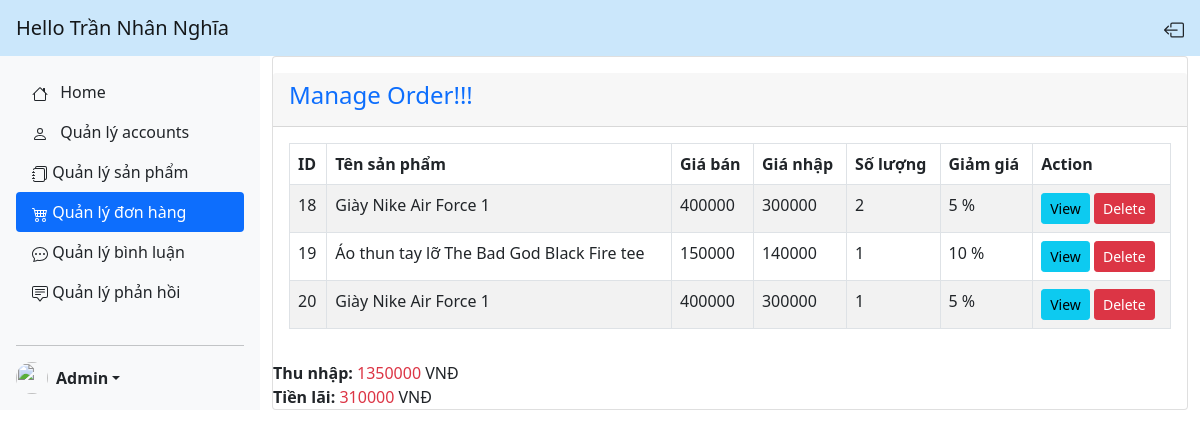
The page /admin/order.php (signed in) on the database its author committed.
### tables this page shows
CREATE TABLE `orders` (
  `order_id` int(11) NOT NULL,
  `pro_id` int(11) NOT NULL,
  `user_id` int(11) NOT NULL,
  `pro_name` varchar(255) NOT NULL,
  `pro_price` int(11) NOT NULL,
  `pro_quantify` int(10) NOT NULL,
  `pro_size` varchar(11) NOT NULL,
  `pro_color` varchar(11) NOT NULL,
  `pro_sale` int(4) NOT NULL,
  `created_at` date NOT NULL DEFAULT current_timestamp()
);

CREATE TABLE `products` (
  `pro_id` int(11) NOT NULL,
  `categoryKind` varchar(10) NOT NULL,
  `pro_name` varchar(255) NOT NULL,
  `forGender` varchar(20) NOT NULL,
  `price_buy` int(11) NOT NULL,
  `price_sell` int(11) NOT NULL,
  `image` varchar(255) NOT NULL,
  `pro_description` text NOT NULL,
  `sell_percent` int(4) NOT NULL,
  `created_at` date NOT NULL DEFAULT current_timestamp()
);

### HTML/admin/order.php (the view, shortened to what this page needs)
<!DOCTYPE html>
<html lang="en">
<head>
    <link href="https://cdn.jsdelivr.net/npm/bootstrap@5.0.2/dist/css/bootstrap.min.css" rel="stylesheet">
</head>
<body>
    <?php if (!isset($_SESSION['is_admin']) || !$_SESSION['is_admin']) { ?>
        <div class="alert alert-danger text-center" role="alert">
            You don't have permission
        </div>
        <a href="../index.php" class="btn btn-primary">Return to homepage</a>
    <?php } else { ?>
        <nav class="navbar navbar-light" style="background-color: #cbe7fb;">
            <span class="navbar-brand mb-0 h1 ms-3">Hello <?php echo $_SESSION['name']; ?> </span>
            <a href="logout.php" class="nav-link link-dark">
            </a>
        </nav>
        <div class="d-flex">
            <div class="d-flex flex-column flex-shrink-0 p-3 bg-light" style="width: 260px; background-color: #e3f2fd;">
                <ul class="nav nav-pills flex-column mb-auto">
                    <li class="nav-item">
                        <a href="index.php" class="nav-link link-dark">
                            Home
                        </a>
                    </li>
                    <li>
                        <a href="account.php" class="nav-link link-dark">
                            Quản lý accounts
                        </a>
                    </li>
                    <li>
                        <a href="product.php" class="nav-link link-dark">
                            Quản lý sản phẩm
                        </a>
                    </li>
                    <li>
                        <a href="order.php" class="nav-link active" aria-current="page">
                            Quản lý đơn hàng
                        </a>
                    </li>
                    <li>
                        <a href="comment.php" class="nav-link link-dark">
                            Quản lý bình luận
                        </a>
                    </li>
                    <li>
                        <a href="reply.php" class="nav-link link-dark">
                            Quản lý phản hồi
                        </a>
                    </li>
                </ul>
                <hr>
                <div class="dropdown">
                    <a href="#" class="d-flex align-items-center link-dark text-decoration-none dropdown-toggle" id="dropdownUser2" data-bs-toggle="dropdown" aria-expanded="false">
                        <img src="http://cdn.onlinewebfonts.com/svg/img_325798.png" alt="" width="32" height="32" class="rounded-circle me-2">
                        <strong>Admin</strong>
                    </a>
                </div>
            </div>
            <div class="container">
                <div class="row">
                    <div class="col-md-12">
                        <div class="card">
                            <div class="card-header mt-3">
                                <div class="h4 text-primary">
                                    Manage Order!!!
                                </div>
                            </div>
                            <div class="card-body">
                                <table class="table table-bordered table-striped" id="myTable">
                                    <thead>
                                        <tr>
                                            <th>ID</th>
                                            <th>Tên sản phẩm</th>
                                            <th>Giá bán</th>
                                            <th>Giá nhập</th>
                                            <th>Số lượng</th>
                                            <th>Giảm giá</th>
                                            <th>Action</th>
                                        </tr>
                                    </thead>
                                    <tbody>
                                        <?php
                                        require 'dbcon.php';
                                        $income = 0;
                                        $profit = 0;
                                        $sql = "SELECT * FROM orders";
                                        $result = mysqli_query($conn, $sql);
                                        if (mysqli_num_rows($result) > 0) {
                                            foreach ($result as $order) {
                                                $pro_id = $order['pro_id'];
                                                $sql_1 = "SELECT * FROM products WHERE pro_id = '$pro_id'";
                                                $result_1 = mysqli_query($conn, $sql_1);
                                                $products = mysqli_fetch_all($result_1, MYSQLI_ASSOC);
                                                $income += $products[0]['price_sell'] * $order['pro_quantify'];
                                                $profit += ($products[0]['price_sell'] - $products[0]['price_buy'])* $order['pro_quantify'];
                                        ?>
                                                <tr>
                                                    <td><?= $order['order_id'] ?></td>
                                                    <td><?= $products[0]['pro_name'] ?></td>
                                                    <td><?= $order['pro_price'] ?></td>
                                                    <td><?= $products[0]['price_buy'] ?></td>
                                                    <td><?= $order['pro_quantify'] ?></td>
                                                    <td><?= $order['pro_sale'] ?> %</td>
                                                    <td>
                                                        <button type="button" value="<?= $order['order_id']; ?>" class="viewOrderBtn btn btn-info btn-sm">View</button>
                                                        <button type="button" value="<?= $order['order_id']; ?>" class="deleteOrderBtn btn btn-danger btn-sm">Delete</button>
                                                    </td>
                                                </tr>
                                        <?php
                                            }
                                        }
                                        ?>
                                    </tbody>
                                </table>
                            </div>
                            <div>
                                <b>Thu nhập:</b>
                                <span class="text-danger"><?php echo $income ?></span> VNĐ
                                <br>
                                <b>Tiền lãi: </b>
                                <span class="text-danger"><?php echo $profit ?></span> VNĐ
                            </div>
                        </div>
                    </div>
                </div>
            </div>
        </div>
    <?php } ?>
</body>
</html>

### rows shown on the page
orders: order_id "18", pro.pro_name "Giày Nike Air Force 1", pro_price "400000", pro.price_buy "300000", pro_quantify "2", pro_sale "5"
orders: order_id "19", pro.pro_name "Áo thun tay lỡ The Bad God Black Fire tee", pro_price "150000", pro.price_buy "140000", pro_quantify "1", pro_sale "10"
orders: order_id "20", pro.pro_name "Giày Nike Air Force 1", pro_price "400000", pro.price_buy "300000", pro_quantify "1", pro_sale "5"

### other values the page prints
$_SESSION['name'] "Trần Nhân Nghĩa"
$income "1350000"
$profit "310000"
